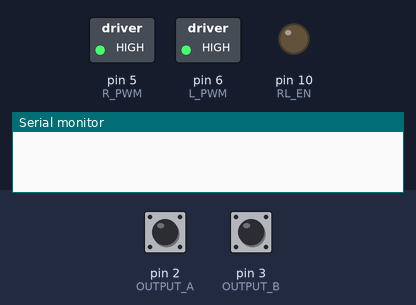
Recording of a program running on a simulated Arduino Mega 2560, built with avr-gcc and run on an emulated ATmega2560. Parts: switched loads named in the program (green lamp = pin HIGH), output pins drawn as LEDs (lit = HIGH), the last lines printed to the serial monitor. The inputs (shaded band) are chosen by the test bench; at power-on: pin 2 (OUTPUT_A) HIGH, pin 3 (OUTPUT_B) HIGH.

Above: at 0.1 s.
At 5.1 s:
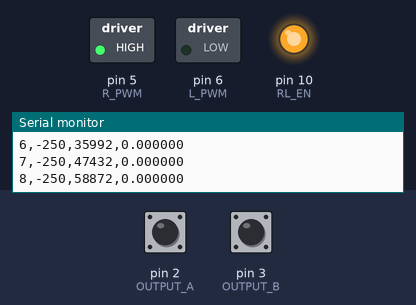
At 5.6 s:
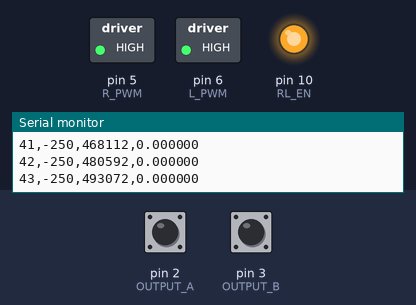
Timing chart, 0 to 7.1 s (numbered marks = the images above):
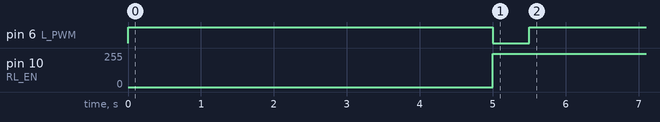

The program:

main.cpp
```cpp
#include <Arduino.h>

int RL_EN = 10;
int R_PWM = 5;
int L_PWM = 6;
int v = -250;
float Limit_Time = 0.5;
int counter = 0;

#define OUTPUT_A  2 // PE5   - Khai báo chân A encoder của motor DC
#define OUTPUT_B  3 // PE4   - Khai báo chân B encoder của motor DC

#define REF_OUT_A 18 // PD3  - Khai báo chân A encoder của con lắc
#define REF_OUT_B 19 // PD2  - Khai báo chân B encoder của con lắc


volatile long encoderValue = 0L;              // Khai báo biến encoder động cơ kiểu long
volatile long lastEncoded = 0L;

volatile long refEncoderValue = 0;            // Khai báo biến encoder con lắc kiểu long
volatile long lastRefEncoded = 0;

volatile bool wait = false;
volatile bool start = false;

long begin_x;

unsigned long time;


void encoderHandler();     // Người xử lý mã hóa động cơ
void refEncoderHandler();

void motor(int speed){
  if(speed == 0){
    digitalWrite(R_PWM, HIGH);
    digitalWrite(L_PWM, HIGH);
  }
  else{
    if(speed > 0){
      digitalWrite(R_PWM, LOW);
      digitalWrite(L_PWM, HIGH); // clockwise
      analogWrite(RL_EN, speed);
    }
    else{
      digitalWrite(R_PWM, HIGH);
      digitalWrite(L_PWM, LOW); // counterclockwise
      analogWrite(RL_EN, abs(speed));
    }
  }
}

float x_parameter(long prr){
  float resuilts = 0.011280*PI*(prr/2400.0);
  return resuilts;
}

void setup() {
 Serial.begin(19200);

  pinMode(OUTPUT_A, INPUT_PULLUP);
  pinMode(OUTPUT_B, INPUT_PULLUP);

  attachInterrupt(digitalPinToInterrupt(OUTPUT_A), encoderHandler, CHANGE);
  attachInterrupt(digitalPinToInterrupt(OUTPUT_B), encoderHandler, CHANGE);


  pinMode(RL_EN, OUTPUT);
  pinMode(R_PWM, OUTPUT);
  pinMode(L_PWM, OUTPUT);

  digitalWrite(R_PWM, HIGH);
  digitalWrite(L_PWM, HIGH);
}

void loop() {
    if(!wait){
      if(millis() >= 5000){
        time = micros();
        start = true;
        wait = true;
      }
    }
    if(start){

      if((micros() - time) <= Limit_Time*1000000){
      motor(v);
      Serial.print(counter);
      Serial.print(",");
      Serial.print(v);
      Serial.print(",");
      Serial.print(micros()-time);
      Serial.print(",");
      Serial.print(x_parameter(encoderValue),6);
      Serial.print("\n");
      counter += 1;
      }
    else
      motor(0);
    }
    else motor(0);

}


void refEncoderHandler() {
  int MSB = (PIND & (1 << PD3)) >> PD3; //MSB = most significant bit
  int LSB = (PIND & (1 << PD2)) >> PD2; //LSB = least significant bit
  int encoded = (MSB << 1) | LSB; //converting the 2 pin value to single number
  int sum  = (lastRefEncoded << 2) | encoded; //adding it to the previous encoded value

  if(sum == 0b1101 || sum == 0b0100 || sum == 0b0010 || sum == 0b1011) {
    refEncoderValue++; //CW
  }
  if(sum == 0b1110 || sum == 0b0111 || sum == 0b0001 || sum == 0b1000) {
    refEncoderValue--; //CCW
  }

  lastRefEncoded = encoded; //store this value for next time
}

void encoderHandler() {
  int MSB = (PINE & (1 << PE5)) >> PE5; //MSB = most significant bit
  int LSB = (PINE & (1 << PE4)) >> PE4; //LSB = least significant bit
  int encoded = (MSB << 1) | LSB; //converting the 2 pin value to single number
  int sum  = (lastEncoded << 2) | encoded; //adding it to the previous encoded value

  if(sum == 0b1101 || sum == 0b0100 || sum == 0b0010 || sum == 0b1011) {
    encoderValue--;
  }
  if(sum == 0b1110 || sum == 0b0111 || sum == 0b0001 || sum == 0b1000) {
    encoderValue++;
  }

  lastEncoded = encoded; //store this value for next time
}
```

Measured:
- by itself, pin 6 (L_PWM): HIGH → LOW at 5.0 s, → HIGH 0.50 s later
- by itself, pin 10 (RL_EN): 0/255 → 250/255 at 5.0 s
